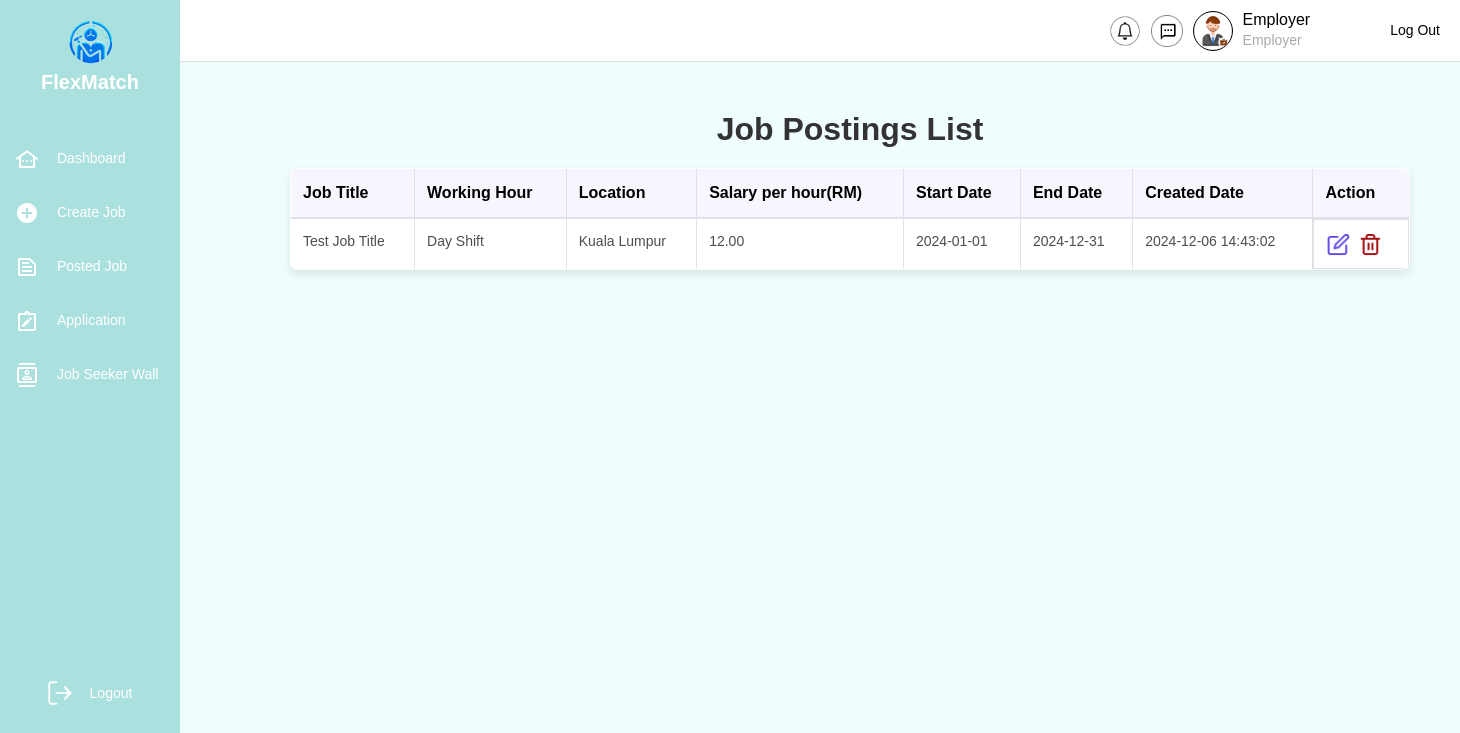
/Employer/job_posting_list.php (signed in), run on an earlier commit of the app's database.
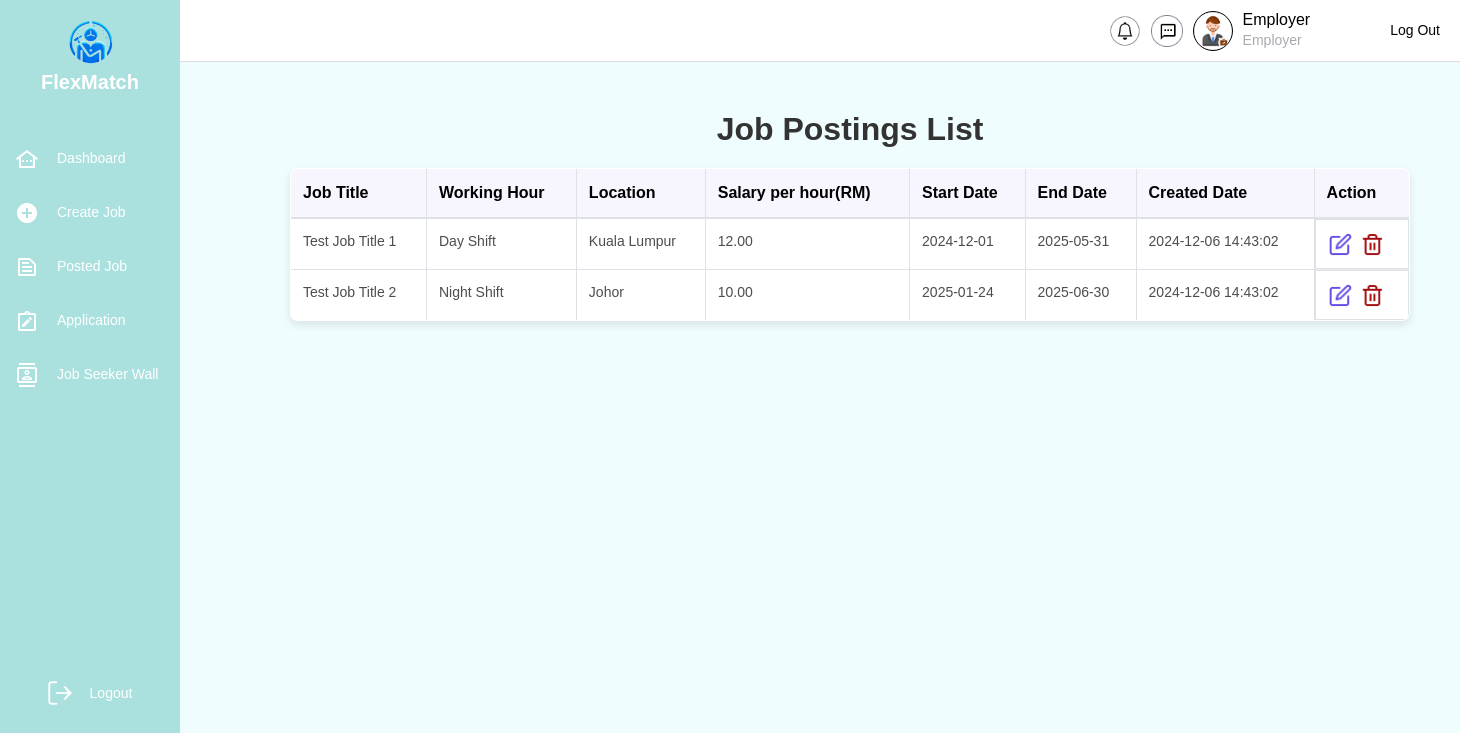
And on a later commit of the database.
### tables this page shows
CREATE TABLE jobPost (
    jobPostID VARCHAR(10) PRIMARY KEY,  
    jobTitle VARCHAR(255) NOT NULL,  
    location VARCHAR(255),  
    salary DECIMAL(10, 2),  
    startDate DATE,  
    endDate DATE,  
    workingHour VARCHAR(50),  
    jobDescription TEXT,  
    jobRequirement TEXT,  
    createTime TIMESTAMP DEFAULT CURRENT_TIMESTAMP,  
    updateTime TIMESTAMP DEFAULT CURRENT_TIMESTAMP ON UPDATE CURRENT_TIMESTAMP,  
    userID VARCHAR(10) NOT NULL,  
    FOREIGN KEY (userID) REFERENCES login(userID) ON DELETE CASCADE  
);

### Employer/job_posting_list.php (the view, shortened to what this page needs)
<!DOCTYPE html>
<html lang="en">
<head>
    <link rel="stylesheet" href="https://stackpath.bootstrapcdn.com/bootstrap/4.5.2/css/bootstrap.min.css">
</head>
<body>
    <?php
        include('../database/config.php');
        include('employerNew.php');
        $sql = "SELECT jobPostID, jobTitle, workingHour, location, salary, startDate, endDate, createTime FROM jobPost";
        $result = mysqli_query($con, $sql);
        if (mysqli_num_rows($result) > 0) {
            echo '<div class="container mt-5">';
            echo '<h2>Job Postings List</h2>';
            echo '<table class="table table-bordered">';
            echo '<thead>';
            echo '<tr>';
            echo '<th>Job Title</th>';
            echo '<th>Working Hour</th>';
            echo '<th>Location</th>';
            echo '<th>Salary per hour(RM)</th>';
            echo '<th>Start Date</th>';
            echo '<th>End Date</th>';
            echo '<th>Created Date</th>';
            echo '<th>Action</th>';
            echo '</thead>';
            echo '<tbody>';
            while ($row = mysqli_fetch_assoc($result)) {
                echo '<tr>';
                echo '<td>' . htmlspecialchars($row['jobTitle']) . '</td>';
                echo '<td>' . htmlspecialchars($row['workingHour']) . '</td>';
                echo '<td>' . htmlspecialchars($row['location']) . '</td>';
                echo '<td>' . number_format($row['salary'], 2) . '</td>';
                echo '<td>' . htmlspecialchars($row['startDate']) . '</td>';
                echo '<td>' . htmlspecialchars($row['endDate']) . '</td>';
                echo '<td>' . htmlspecialchars($row['createTime']) .
                     '<td>
                        <div class="action-buttons">
                            <a href="edit_job_posting.php?jobPostID=' . $row['jobPostID'] . '" class="btn btn-edit">
                                <img src="../images/edit.png" alt="Edit" class="icon">
                            </a>
                            <a href="confirm_delete.php?jobPostID=' . $row['jobPostID'] . '" class="btn btn-delete">
                                <img src="../images/trash.png" alt="Delete" class="icon">
                            </a>
                        </div>
                    </td>
                    ';
                echo '</tr>';
            }
            echo '</tbody>';
            echo '</table>';
            echo '</div>';
        } else {
            echo '<div class="content"><p>No job postings found.</p></div>';
        }
    ?>
</body>
</html>

### Employer/employerNew.php (shortened to what this page needs)
<?php
include '../database/config.php';
$userID = $_SESSION['userID'];
$query = $con->prepare("
    SELECT employer.fullName
    FROM employer
    INNER JOIN login ON employer.userID = login.userID
    WHERE employer.userID = ?
");
$query->bind_param("s", $userID);
$query->execute();
$result = $query->get_result();
if ($result && $result->num_rows > 0) {
    $employer = $result->fetch_assoc();
    $fullName = $employer['fullName'];
} else {
    $fullName = "Employer";
}
?>
<!DOCTYPE html>
<html lang="en">
<head>
</head>
<body>
    <div class="sidebar">
    <div class="logo-section">
            <img src="../images/FlexMatchLogo.png" alt="FlexMatch Logo" class="logo-image">
            <h1 class="logo-text">FlexMatch</h1>
        </div>
        <nav class="menu">
            <div class="menu-item">
                <img src="../images/dashboardIcon.png" alt="Dashboard Icon" class="menu-icon">
                <span onclick="location.href='employer_dashboard.php'">Dashboard</span>
            </div>
            <div class="menu-item">
                <img src="../images/add_circle.png" alt="Create Job Icon" class="menu-icon">
                <span onclick="location.href='job_posting_form.php'">Create Job</span>
            </div>
            <div class="menu-item">
                <img src="../images/text_snippet.png" alt="Posted Job Icon" class="menu-icon">
                <span onclick="location.href='job_posting_list.php'">Posted Job</span>
            </div>
            <div class="menu-item">
                <img src="../images/note_alt.png" alt="Application Icon" class="menu-icon">
                <span>Application</span>
            </div>
            <div class="menu-item">
                <img src="../images/contacts.png" alt="Job Seeker Wall Icon" class="menu-icon">
                <span>Job Seeker Wall</span>
            </div>
        </nav>
        <div class="logout" onclick="location.href='../login.html'">
    <img src="../images/vector.png" alt="Logout Icon" class="menu-icon">
    <span class="logout-text">Logout</span>
</div>
    </div>
    <div class="main-content">
        <header class="header">
        <div class="header-right">
            <img src="../images/Notification.png" alt="Notification Icon" class="notification-icon">
            <img src="../images/Chat.png" alt="Chat Icon" class="notification-icon">
                    <img src="../images/employer.png" alt="User Image" class="profile-image">
                    <div class="user-info">
                        <span class="user-name"><?php echo htmlspecialchars($fullName); ?></span>
                        <span class="user-role">Employer</span>
                    </div>
                </div>
                <span class="logout-button" onclick="location.href='../login.html'">Log Out</span>
            </div>
        <section class="content">
        </section>
</body>
</html>

### Employer/job_posting_list.php (style rules this page uses)
body { font-family: 'Arial', sans-serif; font-weight: 500; background-color: #F0FDFF; margin: 0; padding: 0; display: flex; flex-direction: row; }
.container { margin-left: 250px; margin-right: auto; padding: 40px; max-width: 1200px; text-align: center; }
h2 { text-align: center; font-size: 32px; font-weight: 700; color: #333333; margin-bottom: 20px; margin-top: -80px; }
table { width: 100%; border-collapse: collapse; background: #FFFFFF; box-shadow: 0px 4px 8px rgba(0, 0, 0, 0.1); border-radius: 8px; overflow: hidden; }
thead { background-color: #F7F6FE; }
thead th { text-align: left; font-size: 16px; font-weight: 600; color: #000000; padding: 16px; border-bottom: 2px solid #EAEAEA; }
tbody tr { border-bottom: 1px solid #EAEAEA; transition: background 0.3s ease; }
tbody td { font-size: 14px; font-weight: 400; color: #4D4D4D; padding: 16px; text-align: left; }
tbody td:last-child { display: flex; justify-content: flex-start; align-items: center; gap: 16px; }
.action-buttons { display: flex; justify-content: center; align-items: center; gap: 8px; }
.action-buttons .btn { display: flex; justify-content: center; align-items: center; border: none; background: transparent; cursor: pointer; padding: 0; transition: transform 0.3s ease; }
.action-buttons .icon { width: 24px; height: 24px; object-fit: contain; display: inline-block; vertical-align: middle; transition: transform 0.3s ease, box-shadow 0.3s ease; }

### Employer/employerNew.php (style rules this page uses)
* { margin: 0; padding: 0; box-sizing: border-box; font-family: Arial, sans-serif; }
body { display: flex; flex-direction: column; min-height: 100vh; background: #F0FDFF; }
.sidebar { position: fixed; width: 180px; height: 100%; background: #AAE1DE; display: flex; flex-direction: column; align-items: center; padding-top: 20px; }
.logo-section { text-align: center; margin-bottom: 30px; margin-top: -10px; position: relative; }
.logo-image { width: 70px; height: auto; }
.logo-text { font-weight: bold; font-size: 20px; color: #FFFFFF; margin-top: 0px; }
.menu { width: 100%; }
.menu-item, .logout { display: flex; align-items: center; padding: 15px; cursor: pointer; color: #FFFFFF; font-size: 14px; font-family: 'Cabin', sans-serif; font-weight: 400; gap: 18px; border-radius: 8px; }
.menu-icon { width: 24px; height: 24px; }
.logout { margin-top: auto; margin-bottom: 80px; text-align: center; }
.logout-text { color: #FFFFFF; font-size: 14px; font-family: 'Arial', sans-serif; font-weight: 400; }
.main-content { margin-left: 180px; width: calc(100% - 180px); }
.header { background: #FFFFFF; padding: 10px 20px; display: flex; justify-content: flex-end; align-items: center; border-bottom: 1px solid #DBDDE0; }
.header-right { display: flex; align-items: center; gap: 10px; }
.notification-icon { width: 32px; height: 32px; cursor: pointer; }
.profile-image { width: 40px; height: 40px; border-radius: 50%; border: 0.1px solid #000000; cursor: pointer; }
.user-info { display: flex; flex-direction: column; text-align: left; }
.user-name { font-weight: 500; font-size: 16px; line-height: 20px; color: #000000; }
.user-role { font-size: 14px; color: #A8AAB0; }
.logout-button { font-size: 14px; color: #000000; border: none; background: none; cursor: pointer; margin-left: 80px; transition: color 0.3s ease; }
.content { padding: 20px; text-align: center; display: flex; flex-direction: column; gap: 20px; align-items: center; justify-content: flex-start; }

What changed in the data, as far as the page shows it:
changed jobpost "Day Shift": jobTitle "Test Job Title" → "Test Job Title 1"; startDate "2024-01-01" → "2024-12-01"; endDate "2024-12-31" → "2025-05-31"
added jobpost: jobTitle "Test Job Title 2", workingHour "Night Shift", location "Johor", salary "10.00", startDate "2025-01-24", endDate "2025-06-30", createTime "2024-12-06 14:43:02"
